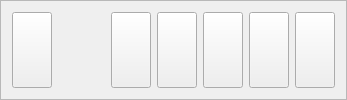
       <widget class="QFrame" name="top_frame">
        <property name="sizePolicy">
         <sizepolicy hsizetype="Preferred" vsizetype="Fixed">
          <horstretch>0</horstretch>
          <verstretch>0</verstretch>
         </sizepolicy>
        </property>
        <property name="frameShape">
         <enum>QFrame::StyledPanel</enum>
        </property>
        <property name="frameShadow">
         <enum>QFrame::Raised</enum>
        </property>
        <layout class="QHBoxLayout" name="horizontalLayout_14">
         <item>
          <widget class="QPushButton" name="menu_btn">
           <property name="sizePolicy">
            <sizepolicy hsizetype="Minimum" vsizetype="Minimum">
             <horstretch>0</horstretch>
             <verstretch>0</verstretch>
            </sizepolicy>
           </property>
           <property name="cursor">
            <cursorShape>PointingHandCursor</cursorShape>
           </property>
           <property name="text">
            <string/>
           </property>
           <property name="icon">
            <iconset resource="assets/assets.qrc">
             <normaloff>:/icons/icons/open_menus_icon.png</normaloff>:/icons/icons/open_menus_icon.png</iconset>
           </property>
           <property name="iconSize">
            <size>
             <width>40</width>
             <height>40</height>
            </size>
           </property>
          </widget>
         </item>
         <item>
          <spacer name="horizontalSpacer">
           <property name="orientation">
            <enum>Qt::Horizontal</enum>
           </property>
           <property name="sizeHint" stdset="0">
            <size>
             <width>40</width>
             <height>20</height>
            </size>
           </property>
          </spacer>
         </item>
         <item>
          <widget class="QLabel" name="logined_username_lbl">
           <property name="text">
            <string/>
           </property>
          </widget>
         </item>
         <item>
          <widget class="QPushButton" name="login_logout_btn">
           <property name="sizePolicy">
            <sizepolicy hsizetype="Minimum" vsizetype="Minimum">
             <horstretch>0</horstretch>
             <verstretch>0</verstretch>
            </sizepolicy>
           </property>
           <property name="cursor">
            <cursorShape>PointingHandCursor</cursorShape>
           </property>
           <property name="text">
            <string/>
           </property>
           <property name="icon">
            <iconset resource="assets/assets.qrc">
             <normaloff>:/icons/icons/login_icon.png</normaloff>:/icons/icons/login_icon.png</iconset>
           </property>
           <property name="iconSize">
            <size>
             <width>25</width>
             <height>25</height>
            </size>
           </property>
          </widget>
         </item>
         <item>
          <widget class="QPushButton" name="help_btn">
           <property name="sizePolicy">
            <sizepolicy hsizetype="Minimum" vsizetype="Minimum">
             <horstretch>0</horstretch>
             <verstretch>0</verstretch>
            </sizepolicy>
           </property>
           <property name="cursor">
            <cursorShape>PointingHandCursor</cursorShape>
           </property>
           <property name="text">
            <string/>
           </property>
           <property name="icon">
            <iconset resource="assets/assets.qrc">
             <normaloff>:/icons/icons/help_icon.png</normaloff>:/icons/icons/help_icon.png</iconset>
           </property>
           <property name="iconSize">
            <size>
             <width>22</width>
             <height>22</height>
            </size>
           </property>
          </widget>
         </item>
         <item>
          <widget class="QPushButton" name="minimize_btn">
           <property name="sizePolicy">
            <sizepolicy hsizetype="Minimum" vsizetype="Minimum">
             <horstretch>0</horstretch>
             <verstretch>0</verstretch>
            </sizepolicy>
           </property>
           <property name="cursor">
            <cursorShape>PointingHandCursor</cursorShape>
           </property>
           <property name="text">
            <string/>
           </property>
           <property name="icon">
            <iconset resource="assets/assets.qrc">
             <normaloff>:/icons/icons/minus_icon.png</normaloff>:/icons/icons/minus_icon.png</iconset>
           </property>
           <property name="iconSize">
            <size>
             <width>20</width>
             <height>20</height>
            </size>
           </property>
          </widget>
         </item>
         <item>
          <widget class="QPushButton" name="maximize_btn">
           <property name="sizePolicy">
            <sizepolicy hsizetype="Minimum" vsizetype="Minimum">
             <horstretch>0</horstretch>
             <verstretch>0</verstretch>
            </sizepolicy>
           </property>
           <property name="cursor">
            <cursorShape>PointingHandCursor</cursorShape>
           </property>
           <property name="text">
            <string/>
           </property>
           <property name="icon">
            <iconset resource="assets/assets.qrc">
             <normaloff>:/icons/icons/maximize.png</normaloff>:/icons/icons/maximize.png</iconset>
           </property>
           <property name="iconSize">
            <size>
             <width>25</width>
             <height>25</height>
            </size>
           </property>
          </widget>
         </item>
         <item>
          <widget class="QPushButton" name="close_btn">
           <property name="sizePolicy">
            <sizepolicy hsizetype="Minimum" vsizetype="Minimum">
             <horstretch>0</horstretch>
             <verstretch>0</verstretch>
            </sizepolicy>
           </property>
           <property name="cursor">
            <cursorShape>PointingHandCursor</cursorShape>
           </property>
           <property name="text">
            <string/>
           </property>
           <property name="icon">
            <iconset resource="assets/assets.qrc">
             <normaloff>:/icons/icons/close_icon.png</normaloff>:/icons/icons/close_icon.png</iconset>
           </property>
           <property name="iconSize">
            <size>
             <width>18</width>
             <height>18</height>
            </size>
           </property>
          </widget>
         </item>
        </layout>
       </widget>
